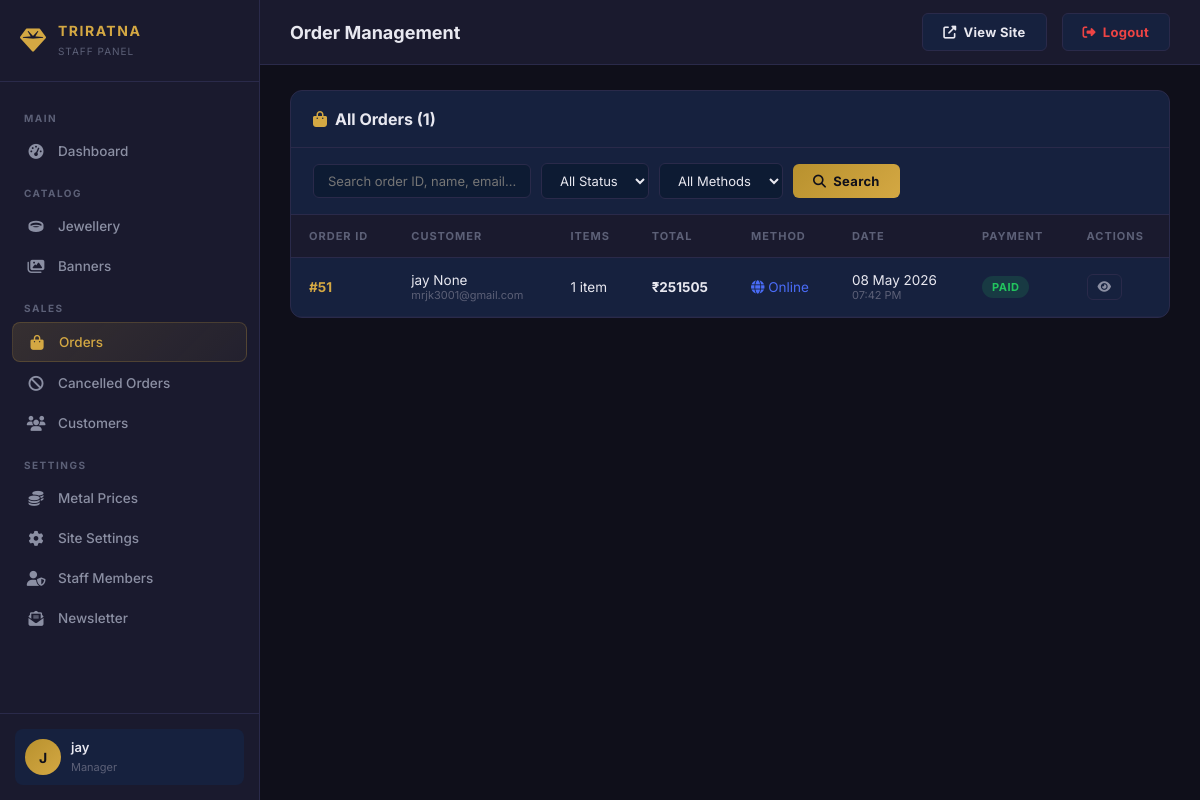
The page /staff-admin/orders/ (signed in) on the database its author committed.
### main/models.py (models this page shows, shortened)
class StaffUser(models.Model):
    ROLE_CHOICES = [
        ('manager', 'Manager'),
        ('sales', 'Sales Staff'),
        ('inventory', 'Inventory Staff'),
    ]
    name = models.CharField(max_length=100)
    email = models.EmailField(unique=True)
    password = models.CharField(max_length=255)
    role = models.CharField(max_length=20, choices=ROLE_CHOICES, default='sales')
    is_active = models.BooleanField(default=True)
    created_at = models.DateTimeField(auto_now_add=True)

class Order(models.Model):
    user = models.ForeignKey(RegisterUser, on_delete=models.CASCADE)
    base_amount = models.DecimalField(max_digits=12, decimal_places=2, default=0)
    making_charges = models.DecimalField(max_digits=12, decimal_places=2, default=0)
    discount_amount = models.DecimalField(max_digits=12, decimal_places=2, default=0)
    gst_amount = models.DecimalField(max_digits=12, decimal_places=2, default=0)
    total_amount = models.DecimalField(max_digits=12, decimal_places=2)
    payment_method = models.CharField(max_length=50) # 'pay_at_shop' or 'online'
    pickup_date = models.DateField(null=True, blank=True)
    pickup_time = models.TimeField(null=True, blank=True)
    order_date = models.DateTimeField(auto_now_add=True)
    is_paid = models.BooleanField(default=False)

class RegisterUser(models.Model):
    first_name = models.CharField(max_length=100,blank=True, null=True)
    last_name = models.CharField(max_length=100,blank=True, null=True)
    phone_number = models.CharField(max_length=15,blank=True, null=True)
    address = models.TextField(blank=True, null=True)
    email = models.EmailField(unique=True)
    password = models.CharField(max_length=255)

### main/staff_views.py (the view)
    def wrapper(request, *args, **kwargs):
        staff = get_staff_user(request)
        if not staff:
            messages.error(request, "Please login to access the admin panel.")
            return redirect('login')
        request.staff_user = staff
        return view_func(request, *args, **kwargs)

### main/staff_views.py (called while the page is built)
def get_staff_user(request):
    staff_id = request.session.get('staff_id')
    if staff_id:
        try:
            return StaffUser.objects.get(id=staff_id, is_active=True)
        except StaffUser.DoesNotExist:
            return None
    return None

def staff_required(view_func):
    def wrapper(request, *args, **kwargs):
        staff = get_staff_user(request)
        if not staff:
            messages.error(request, "Please login to access the admin panel.")
            return redirect('login')
        request.staff_user = staff
        return view_func(request, *args, **kwargs)
    return wrapper

### templates/staff_admin/order_list.html (shortened to what this page needs)
{% extends 'staff_admin/base.html' %}
{% block page_title %}Order Management{% endblock %}
{% block content %}
<div class="data-section">
    <div class="data-header">
        <h3><i class="fa-solid fa-bag-shopping" style="color:var(--gold);margin-right:8px;"></i>All Orders ({{ orders|length }})</h3>
    </div>
    <form method="GET" class="data-filters" style="padding:15px 22px;border-bottom:1px solid var(--border);">
        <input type="text" name="search" placeholder="Search order ID, name, email..." value="{{ search }}">
        <select name="status" onchange="this.form.submit()">
            <option value="">All Status</option>
        </select>
        <select name="method" onchange="this.form.submit()">
            <option value="">All Methods</option>
        </select>
        <button type="submit" class="btn-search"><i class="fa-solid fa-search"></i> Search</button>
    </form>
    <table class="data-table">
        <thead>
            <tr>
                <th>Order ID</th>
                <th>Customer</th>
                <th>Items</th>
                <th>Total</th>
                <th>Method</th>
                <th>Date</th>
                <th>Payment</th>
                <th>Actions</th>
            </tr>
        </thead>
        <tbody>
            {% for order in orders %}
            <tr>
                <td style="font-weight:700;color:var(--gold);">#{{ order.id }}</td>
                <td>
                    <div>{{ order.user.first_name }} {{ order.user.last_name }}</div>
                    <div style="font-size:11px;color:var(--text-muted);">{{ order.user.email }}</div>
                </td>
                <td>{{ order.items.count }} item{{ order.items.count|pluralize }}</td>
                <td style="font-weight:700;">₹{{ order.total_amount|floatformat:0 }}</td>
                <td>
                    {% if order.payment_method == 'pay_at_shop' %}
                    <span style="color:var(--accent-orange);"><i class="fa-solid fa-shop"></i> Shop</span>
                    {% else %}
                    <span style="color:var(--accent-blue);"><i class="fa-solid fa-globe"></i> Online</span>
                    {% endif %}
                </td>
                <td>
                    <div>{{ order.order_date|date:"d M Y" }}</div>
                    <div style="font-size:11px;color:var(--text-muted);">{{ order.order_date|date:"h:i A" }}</div>
                </td>
                <td>
                    <span class="status-badge {% if order.is_paid %}paid{% else %}pending{% endif %}">
                        {% if order.is_paid %}Paid{% else %}Pending{% endif %}
                    </span>
                </td>
                <td>
                    <div class="table-actions">
                        <a href="{% url 'staff_order_detail' order.pk %}" title="View Details"><i class="fa-solid fa-eye"></i></a>
                    </div>
                </td>
            </tr>
            {% endfor %}
        </tbody>
    </table>
</div>
{% endblock %}

### templates/staff_admin/base.html (shortened to what this page needs)
{% load static %}
<!DOCTYPE html>
<html lang="en">
<head>
    <link rel="stylesheet" href="https://cdnjs.cloudflare.com/ajax/libs/font-awesome/6.5.1/css/all.min.css">
    <link rel="stylesheet" href="{% static 'css/staff_admin.css' %}?v=1.0">
</head>
<body>
    <div class="admin-layout">
        <aside class="admin-sidebar" id="adminSidebar">
            <div class="sidebar-brand">
                <i class="fa-solid fa-gem"></i>
                <div class="brand-text">
                    <h3>TRIRATNA</h3>
                    <span>Staff Panel</span>
                </div>
            </div>
            <nav class="sidebar-nav">
                <div class="nav-section-title">Main</div>
                <a href="{% url 'staff_dashboard' %}" class="nav-item {% if active_page == 'dashboard' %}active{% endif %}">
                    <i class="fa-solid fa-gauge-high"></i> Dashboard
                </a>
                <div class="nav-section-title">Catalog</div>
                <a href="{% url 'staff_jewellery_list' %}" class="nav-item {% if active_page == 'jewellery' %}active{% endif %}">
                    <i class="fa-solid fa-ring"></i> Jewellery
                </a>
                <a href="{% url 'staff_banner_list' %}" class="nav-item {% if active_page == 'banners' %}active{% endif %}">
                    <i class="fa-solid fa-images"></i> Banners
                </a>
                <div class="nav-section-title">Sales</div>
                <a href="{% url 'staff_order_list' %}" class="nav-item {% if active_page == 'orders' %}active{% endif %}">
                    <i class="fa-solid fa-bag-shopping"></i> Orders
                </a>
                <a href="{% url 'staff_cancelled_orders' %}" class="nav-item {% if active_page == 'cancelled' %}active{% endif %}">
                    <i class="fa-solid fa-ban"></i> Cancelled Orders
                </a>
                <a href="{% url 'staff_customer_list' %}" class="nav-item {% if active_page == 'customers' %}active{% endif %}">
                    <i class="fa-solid fa-users"></i> Customers
                </a>
                <div class="nav-section-title">Settings</div>
                <a href="{% url 'staff_metal_price' %}" class="nav-item {% if active_page == 'metal_price' %}active{% endif %}">
                    <i class="fa-solid fa-coins"></i> Metal Prices
                </a>
                <a href="{% url 'staff_site_settings' %}" class="nav-item {% if active_page == 'settings' %}active{% endif %}">
                    <i class="fa-solid fa-gear"></i> Site Settings
                </a>
                <a href="{% url 'staff_manage_list' %}" class="nav-item {% if active_page == 'staff' %}active{% endif %}">
                    <i class="fa-solid fa-user-shield"></i> Staff Members
                </a>
                <a href="{% url 'staff_newsletter_list' %}" class="nav-item {% if active_page == 'newsletter' %}active{% endif %}">
                    <i class="fa-solid fa-envelope-open-text"></i> Newsletter
                </a>
            </nav>
            <div class="sidebar-footer">
                <div class="sidebar-user">
                    <div class="user-avatar">{{ request.session.staff_name|first|upper }}</div>
                    <div class="user-info">
                        <h4>{{ request.session.staff_name }}</h4>
                        <span>{{ request.session.staff_role }}</span>
                    </div>
                </div>
            </div>
        </aside>
        <main class="admin-main">
            <header class="admin-header">
                <div style="display:flex;align-items:center;gap:12px;">
                    <h2 class="page-title">{% block page_title %}Dashboard{% endblock %}</h2>
                </div>
                <div class="header-actions">
                    <a href="{% url 'home' %}" class="action-btn btn-outline" target="_blank">
                        <i class="fa-solid fa-external-link-alt"></i> View Site
                    </a>
                    <a href="{% url 'staff_logout' %}" class="action-btn btn-outline" style="color:var(--accent-red);border-color:rgba(239,68,68,0.3);">
                        <i class="fa-solid fa-right-from-bracket"></i> Logout
                    </a>
                </div>
            </header>
            <div class="admin-content">
                {% block content %}{% endblock %}
            </div>
        </main>
    </div>
</body>
</html>

### rows shown on the page
StaffUser: session.staff_role "Manager"
Order: id "51", user.first_name "jay", user.last_name "None", user.email "mrjk3001@gmail.com", items.count "1", total_amount "251505", payment_method "online" (drawn), order_date "08 May 2026", order_date "07:42 PM", is_paid "PAID"

### other values the page prints
{{ request.session.staff_name|first|upper }} "J"
{{ request.session.staff_name }} "jay"
{{ orders|length }} "1"
